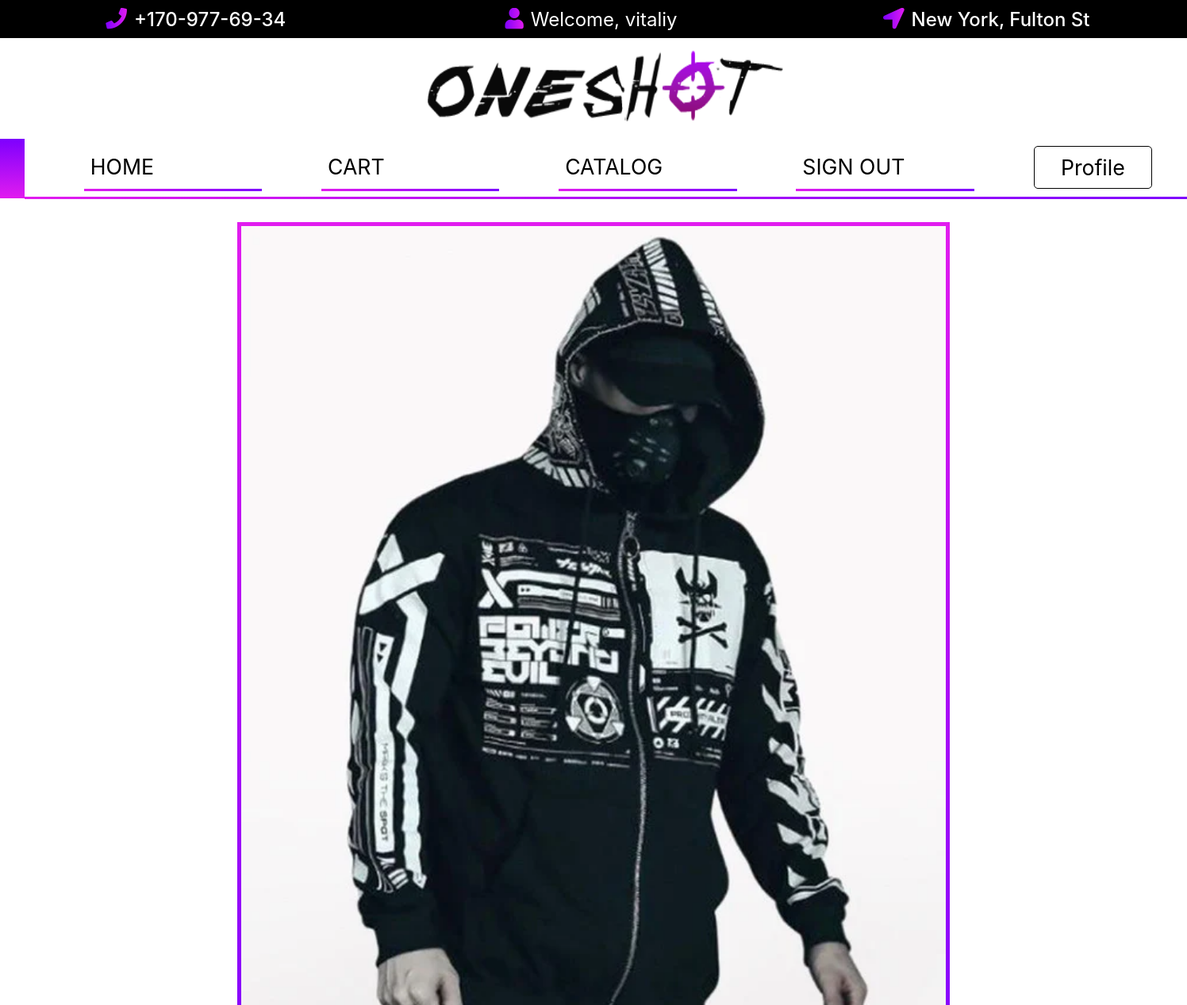
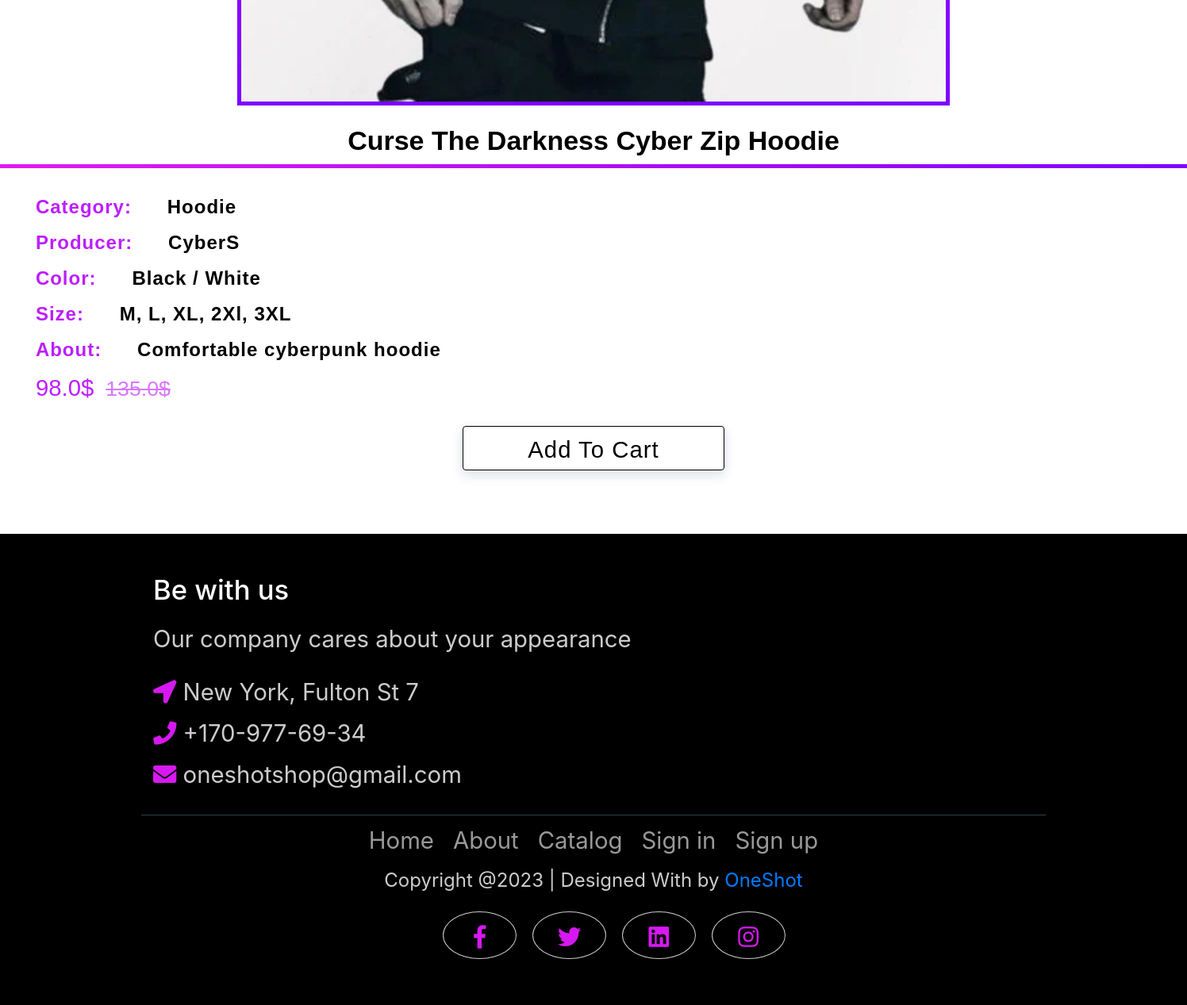
The page /catalog/detail/4 (signed in) on the database its author committed (2 pictures, top to bottom).
### catalog/models.py (models this page shows, shortened)
class Product(models.Model):
    name = models.CharField(max_length=100)
    about = models.TextField(max_length=500)
    color = models.TextField(max_length=500, default="None")
    size = models.TextField(max_length=500, default='None')
    category = models.ForeignKey(Category, on_delete=models.CASCADE)          # Встановлюємо зв'язок між класами
    producer = models.ForeignKey(Producer, on_delete=models.CASCADE)          # Товар - Виробник - Категорія
    photo = models.FileField(upload_to='products/')
    price = models.FloatField()
    sort_by = models.CharField(max_length=100, default='None')

class Category(models.Model):
    name = models.CharField(max_length=100, unique=True)
    def __str__(self) -> str:
        return str(self.name)

class Producer(models.Model):
    name = models.CharField(max_length=100, unique=True)
    def __str__(self) -> str:
        return str(self.name)

### catalog/views.py (the view)
# urls.py: re_path(r'^detail/(?P<product_id>[0-9]+)$', detail),
def detail(request, product_id):
    transit_data = dict()
    transit_data['user_orders']: Order.objects.filter(user_id=request.user.id)
    all_orders = Order.objects.filter(user_id=request.user.id)
    transit_data['user_orders'] = all_orders
    transit_data['user_orders']: Order.objects.filter(user_id=request.user.id)
    target_product = Product.objects.get(id=product_id)
    target_product_double_price = target_product.price + 37.0
    if request.method == 'GET':
        transit_data['target_product'] = target_product
        transit_data['target_product_double_price'] = target_product_double_price
        return render(request, 'catalog/detail.html', context=transit_data)
    elif request.method == 'POST':
        return redirect('/catalog/index')

### templates/catalog/detail.html (shortened to what this page needs)
{% extends '_layouts/base.html' %}
{% load static %}
{% block detail %}
<div class="detail parent-div-add-btn">
	<div class="detail-in detail-in-left">
		<img src="/media/{{target_product.photo}}" class="detail_photo">
	</div>
	<div class="detail-in detail-in-right">
				<h2 class="h2-detail product-detail-name">{{target_product.name}}</h2>
				<div class="border-gradient"></div>
				<h1 class="title-up inline-1" style="color: #BD1EFE;">Category: </h1><p class="title-up inline-1">{{target_product.category}}</p><br>
				<h1 class="title-up inline-2" style="color: #BD1EFE;">Producer: </h1><p class="title-up inline-2">{{target_product.producer}}</p><br>
				<h1 class="title-up inline-3" style="color: #BD1EFE;">Color: </h1><p class="title-up inline-3">{{target_product.color}}</p><br>
				<h1 class="title-up inline-4" style="color: #BD1EFE;">Size: </h1><p class="title-up inline-4">{{target_product.size}}</p><br>
				<h1 class="title-up inline-5" style="color: #BD1EFE;">About: </h1><p class="title-up inline-5">{{target_product.about}}</p><br>
	      		<h4 class="h4-detail" style="color:#BD1EFE">{{target_product.price}}$<span>{{target_product_double_price}}$</span></h4>
		<a href="#" class="btn-detail add-to-cart-btn">Add To Cart</a>
	</div>
</div>
{% endblock detail %}

### templates/_fragments/header.html (shortened to what this page needs)
{% load static %}
<div class="header">
    <div class="header_container_1">
        <div class="header_container_2">
            <i class="fa fa-phone header_icon icon-text-header" aria-hidden="true"></i>
            <h1 class="header_h1 icon-text-header"> +170-977-69-34</h1>
        </div>
        <div class="header_container_2">
            {% if not user.is_authenticated %}
                 <i class="fa fa-user header_icon icon-text-header" aria-hidden="true" ></i>
                 <a href="/accounts/sign_in" class="header_h1"> Status - Guest </a>
            {% else %}
                <i class="fa fa-user header_icon icon-text-header" aria-hidden="true" ></i>
                <a href="/accounts/profile" class="header_h1 icon-text-header"> Welcome, {{ user.username }}</a>
            {% endif %}
        </div>
        <div class="header_container_2">
            <i class="fa fa-location-arrow header_icon icon-text-header" aria-hidden="true"></i>
            <h1 class="header_h1 icon-text-header"> New York, Fulton St</h1>
        </div>
    </div>
</div>
<div class="container">
  <div class="logo element-animation">
     <img id='logo' src="{% static 'img/NewLogo.png' %}" alt="">
  </div>
</div>
<nav class="navbar navbar-expand-lg navbar-light">
  <div class="container-fluid">
    <div class="collapse navbar-collapse" id="navbarSupportedContent">
      <ul class="navbar-nav me-auto mb-2 mb-lg-0">
        <li class="nav-item">
          <a class="nav-link active" aria-current="page" href="/">Home</a>
        </li>
        {% if user.is_authenticated %}
        <li class="nav-item">
          <a class="nav-link active" aria-current="page" href="/orders/">Cart</a>
        </li>
        {% endif %}
        <li class="nav-item">
          <a class="nav-link" href="/catalog">Catalog</a>
        </li>
    {% if not user.is_authenticated %}
        <li class="nav-item">
          <a class="nav-link" href="/accounts/sign_up" tabindex="-1" aria-disabled="true">SIGN UP</a>
        </li>
    {% else %}
        <li class="nav-item">
          <a class="nav-link" href="/accounts/sign_out" tabindex="-1" aria-disabled="true">SIGN OUT</a>
        </li>
    {% endif %}
      </ul>
<div style="margin-right:4vw;">
    {% if not user.is_authenticated %}
        <a href="/accounts/sign_in">
            <button type="button" class="btn btn-info sign-in-profile-btn">
                Sign In
            </button>
        </a>
    {% else %}
        <button type="button" class="btn btn-info sign-in-profile-btn">
            Profile
        </button>
    {% endif %}
</div>
    </div>
  </div>
</nav>

### rows shown on the page
Product: photo (picture), name "Curse The Darkness Cyber Zip Hoodie", category "Hoodie", producer "CyberS", color "Black / White", size "M, L, XL, 2Xl, 3XL", about "Comfortable cyberpunk hoodie", price "98.0"

### other values the page prints
{{ user.username }} "vitaliy"
{{ target_product_double_price }} "135.0"
